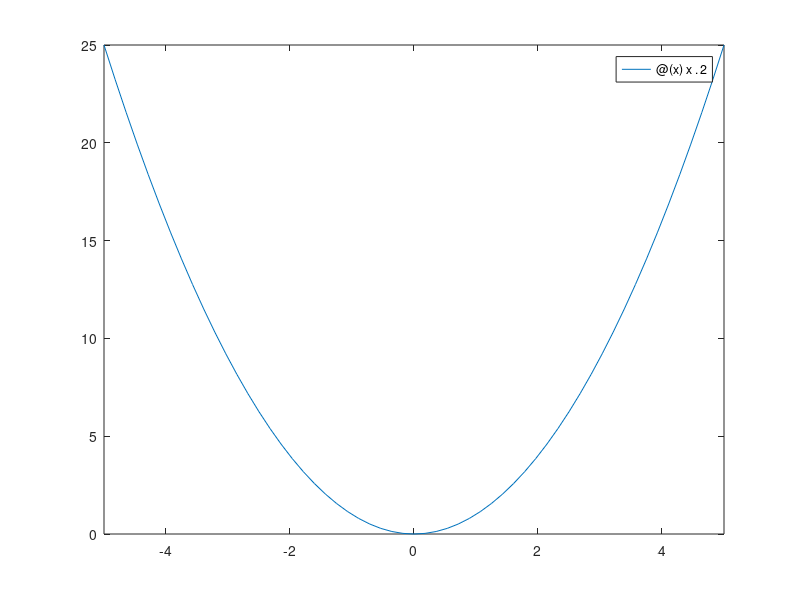

Write MATLAB code to recreate this figure.
clear;
% Was tut der Befehl „fplot” und wie können Sie ihn verwenden?
%   wird verwendet um Funktion in bestimmtem Bereich zu plotten
%   Eingaben: Funktion f und Interval a bis b ([a, b])

f = @(x) x.^2;
fplot(f, [-5,5]);

%  Was ist der Unterschied in der Ausgabe bei Matlab zwischen einer Zeile die mit einem Semikolon
%  abgeschlossen wird und einer die ohne Semikolon abgeschlossen wird?
%   das Semikolon unterdrückt die Ausgabe eines Ausdrucks auf der Konsole, wird eine Zeile
%   ohne Semikolon beendet, so wird der Ausdruck von z.B. Wert einer Variable auf
%   der Konsole ausgegeben

x1 = 10;
x2 = 5

% Erstellen Sie einen Vektor ’a’ von -12 bis 12 in 4-er Schritten

a = [-12: 4: 12]; % -12 Startwert, 12 Endwert, 4 Schrittweite
disp("Das Ergebnis von a ist: ");
disp(a);

% Dividieren Sie jeden dritten Wert von ’a’ durch 4, ohne die restlichen Werte zu ändern oder zu
% entfernen

disp("Das Ergebnis von a/4 an jeder dritten Stelle ist: ");
a(1, 3:3:length(a)) = a(1, 3:3:length(a)) ./ 4;
disp(a);

% Erstellen Sie einen Vektor ’b’ von -3 bis 3 in 1-er Schritten

b = [-3:3]; % -3 Startwert, 3 Endwert, Schrittweite 1 (automatisch)
disp("Das Ergebnis von b ist: ");
disp(b);

% Berechnen Sie das Skalarprodukt („dot product”) der beiden Vektoren, z.B. in eine Variable ’c’

c = dot(a,b);
disp("Das Skalarprodukt beträgt: ");
disp(c);

% Berechnen Sie die Werte des Sinus der Werte von ’a’, z.B. in einer
% Variable ’d’ -> Variable heißt 'sinusWerte'

sinusWerte = sin(a);
disp("Die Sinuswerte von a lauten: ");
disp(sinusWerte);

% Geben Sie die Anzahl der Elemente des Vektors ’b’ aus 
% -> Variable 'lengthB'

lengthB = length(b);
disp("Die länge des Vektor b beträgt: ");
disp(lengthB);

% Transponieren Sie den Vektor ’a’ und speichern Sie den neuen Vektor z.B. in einer Variable ’t

t = transpose(a); % alternativ auch a'
disp("Die transopnierte Matrix a lauetet: ");
disp(t);

% Speichern Sie die Variablen ’t’ und ’b’ in eine .mat-Datei

save("variablenFuerSkalarprodukt.mat", 'b', 't'); % speichert b und t in variablenFuerSkalarprodukt.mat (neue Datei)

% Löschen Sie die zuvor gespeicherten Variablen aus dem Workspace

clear; % cleart den gesamten Workspace, alternativ alle Variablen einzeln löschen (z.B. clear a;)